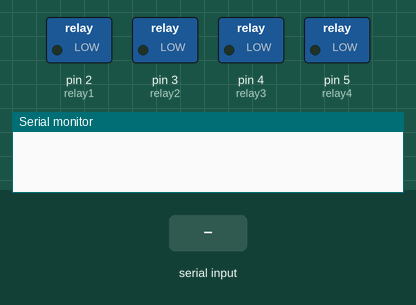
Simulated run of this sketch. Board: Arduino Uno, built with avr-gcc and run on an emulated ATmega328P. Parts: switched loads named in the sketch (green lamp = pin HIGH), the last lines printed to the serial monitor. The test bench sets the inputs (shaded band).

Above: at 1.2 s.
1.3 s: "ON_INT1\n" received over Serial
At 1.9 s:
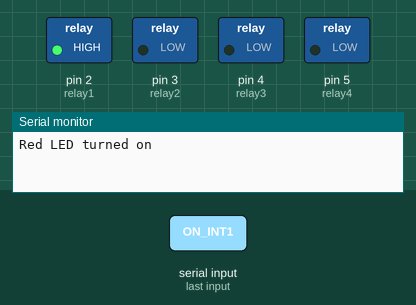
2.8 s: "ON_INT2\n" received over Serial
At 3.1 s:
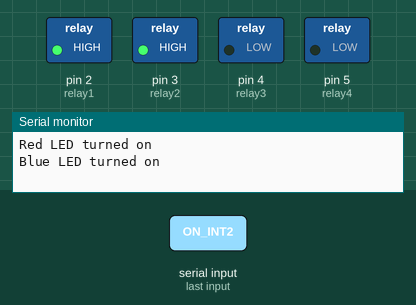
4.3 s: "OFF_INT1\n" received over Serial
At 5.5 s:
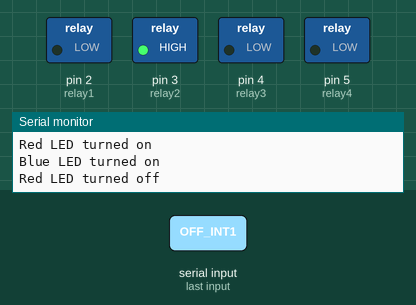
5.8 s: "ON_INT3\n" received over Serial
At 6.6 s:
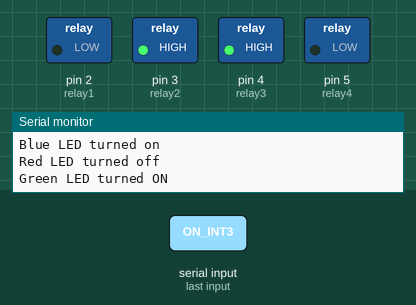
7.3 s: "OFF_INT2\n" received over Serial
At 7.7 s:
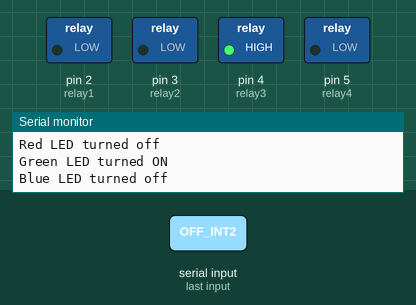
8.8 s: "ON_INT4\n" received over Serial
At 10.0 s:
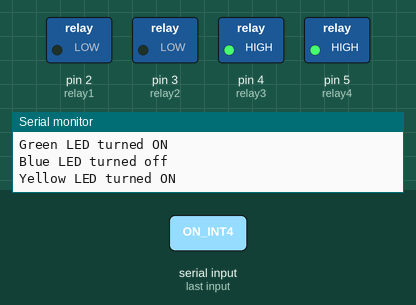
Timing chart, 0 to 11.3 s (numbered marks = the images above; inputs shaded):
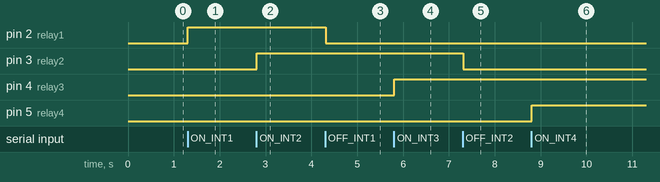

The sketch:

casaverde_relay_control.ino
```cpp
// casaverde_relay_control
const int relay1 = 2;
const int relay2 = 3;
const int relay3 = 4;
const int relay4 = 5;

void setup() {
  Serial.begin(9600);
  pinMode(relay1, OUTPUT);
  pinMode(relay2, OUTPUT);
  pinMode(relay3, OUTPUT);
  pinMode(relay4, OUTPUT);
  digitalWrite(relay1, LOW);
  digitalWrite(relay2, LOW);
  digitalWrite(relay3, LOW);
  digitalWrite(relay4, LOW);
}

void loop() {
  if (Serial.available() > 0) {
    String command = Serial.readStringUntil('\n');
    command.trim();

    if (command == "ON_INT1") {
      digitalWrite(relay1, HIGH);
      Serial.println("Red LED turned on");
    } else if (command == "OFF_INT1") {
      digitalWrite(relay1, LOW);
      Serial.println("Red LED turned off");
    }

    if (command == "ON_INT2") {
      digitalWrite(relay2, HIGH);
      Serial.println("Blue LED turned on");
    } else if (command == "OFF_INT2") {
      digitalWrite(relay2, LOW);
      Serial.println("Blue LED turned off");
    }

    if (command == "ON_INT3") {
      digitalWrite(relay3, HIGH);
      Serial.println("Green LED turned ON");
    } else if (command == "OFF_INT3") {
      digitalWrite(relay3, LOW);
      Serial.println("Green LED turned OFF");
    }

    if (command == "ON_INT4") {
      digitalWrite(relay4, HIGH);
      Serial.println("Yellow LED turned ON");
    } else if (command == "OFF_INT4") {
      digitalWrite(relay4, LOW);
      Serial.println("Yellow LED turned OFF");
    }
  }
}
```

Measured:
- after the input at 1.3 s, pin 2 (relay1): LOW → HIGH at once
- after the input at 2.8 s, pin 3 (relay2): LOW → HIGH at once
- after the input at 4.3 s, pin 2 (relay1): HIGH → LOW at once
- after the input at 5.8 s, pin 4 (relay3): LOW → HIGH at once
- after the input at 7.3 s, pin 3 (relay2): HIGH → LOW at once
- after the input at 8.8 s, pin 5 (relay4): LOW → HIGH at once
